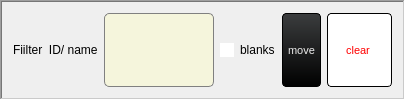
              <widget class="QFrame" name="frame_25">
               <property name="sizePolicy">
                <sizepolicy hsizetype="Preferred" vsizetype="Preferred">
                 <horstretch>0</horstretch>
                 <verstretch>0</verstretch>
                </sizepolicy>
               </property>
               <property name="styleSheet">
                <string notr="true"/>
               </property>
               <property name="frameShape">
                <enum>QFrame::WinPanel</enum>
               </property>
               <property name="frameShadow">
                <enum>QFrame::Sunken</enum>
               </property>
               <layout class="QHBoxLayout" name="horizontalLayout_7">
                <item>
                 <widget class="QLabel" name="label_48">
                  <property name="sizePolicy">
                   <sizepolicy hsizetype="Preferred" vsizetype="Preferred">
                    <horstretch>0</horstretch>
                    <verstretch>0</verstretch>
                   </sizepolicy>
                  </property>
                  <property name="minimumSize">
                   <size>
                    <width>0</width>
                    <height>0</height>
                   </size>
                  </property>
                  <property name="maximumSize">
                   <size>
                    <width>16777215</width>
                    <height>16777215</height>
                   </size>
                  </property>
                  <property name="text">
                   <string>Fiilter  ID/ name</string>
                  </property>
                 </widget>
                </item>
                <item>
                 <widget class="QLineEdit" name="filter_class_input">
                  <property name="sizePolicy">
                   <sizepolicy hsizetype="Preferred" vsizetype="Preferred">
                    <horstretch>0</horstretch>
                    <verstretch>0</verstretch>
                   </sizepolicy>
                  </property>
                  <property name="maximumSize">
                   <size>
                    <width>16777215</width>
                    <height>16777215</height>
                   </size>
                  </property>
                  <property name="styleSheet">
                   <string notr="true">QLineEdit {
    background-color: beige;
    border-radius: 5px;
    border: 1px solid grey;
    padding: 1px;
    color: black;
}

QLineEdit:hover {
    background-color: qlineargradient(spread:repeat, x1:1, y1:0, x2:1, y2:1, stop:0 orange, stop:1 red);
    color: black;
}</string>
                  </property>
                  <property name="clearButtonEnabled">
                   <bool>true</bool>
                  </property>
                 </widget>
                </item>
                <item>
                 <widget class="QCheckBox" name="filter_blanks_checkbox">
                  <property name="enabled">
                   <bool>true</bool>
                  </property>
                  <property name="sizePolicy">
                   <sizepolicy hsizetype="Preferred" vsizetype="Preferred">
                    <horstretch>0</horstretch>
                    <verstretch>0</verstretch>
                   </sizepolicy>
                  </property>
                  <property name="minimumSize">
                   <size>
                    <width>0</width>
                    <height>0</height>
                   </size>
                  </property>
                  <property name="maximumSize">
                   <size>
                    <width>16777215</width>
                    <height>16777215</height>
                   </size>
                  </property>
                  <property name="autoFillBackground">
                   <bool>false</bool>
                  </property>
                  <property name="styleSheet">
                   <string notr="true">QCheckBox {
    background-color: transparent;
    color: black;
    border: none;
    border-radius: 50%;
 
}

QCheckBox::indicator {
    background-color: white;
    color: black;
    border-radius: 50%;
}

QCheckBox::indicator:hover {
    background-color: orange;
}

QCheckBox::indicator:checked {
    background-color: #ff0800;
}</string>
                  </property>
                  <property name="text">
                   <string>blanks</string>
                  </property>
                  <property name="checked">
                   <bool>false</bool>
                  </property>
                 </widget>
                </item>
                <item>
                 <widget class="QPushButton" name="move_all_button">
                  <property name="sizePolicy">
                   <sizepolicy hsizetype="Preferred" vsizetype="Preferred">
                    <horstretch>0</horstretch>
                    <verstretch>0</verstretch>
                   </sizepolicy>
                  </property>
                  <property name="minimumSize">
                   <size>
                    <width>0</width>
                    <height>0</height>
                   </size>
                  </property>
                  <property name="styleSheet">
                   <string notr="true">QPushButton {
    background-color: qlineargradient(spread:repeat, x1:1, y1:0, x2:1, y2:1, stop:0 rgb(59, 61, 62), stop:1 rgb(0, 0, 0));
    color: rgb(238, 238, 238);
  	font-size: 8pt;

    border-style: solid;
    border-width: 1px;
    border-radius: 4px;
    border-color: rgb(0, 0, 0);
    padding: 5px;
}

QPushButton:flat {
    background-color: transparent;
    border: none;
    color: rgb(238, 238, 238);
}

QPushButton:disabled {
    background-color: #404040;
    color: #656565;
    border-color: rgb(0, 0, 0);
}

QPushButton:hover {
    background-color: rgba(236, 157, 0, 51);
    border: 1px solid rgb(236, 157, 0);
}

QPushButton:pressed {
    background-color: qlineargradient(spread:repeat, x1:1, y1:0, x2:1, y2:1, stop:0 rgb(28, 28, 32), stop:1 rgb(0, 0, 0));
    border: 1px solid rgb(236, 157, 0);
}

QPushButton:checked {
    background-color: qlineargradient(spread:repeat, x1:1, y1:0, x2:1, y2:1, stop:0 rgb(28, 28, 32), stop:1 rgb(0, 0, 0));
    border: 1px solid #222;
}</string>
                  </property>
                  <property name="text">
                   <string>move</string>
                  </property>
                 </widget>
                </item>
                <item>
                 <widget class="QPushButton" name="clear_all_button">
                  <property name="sizePolicy">
                   <sizepolicy hsizetype="Preferred" vsizetype="Preferred">
                    <horstretch>0</horstretch>
                    <verstretch>0</verstretch>
                   </sizepolicy>
                  </property>
                  <property name="minimumSize">
                   <size>
                    <width>65</width>
                    <height>0</height>
                   </size>
                  </property>
                  <property name="styleSheet">
                   <string notr="true">QPushButton {
    background-color: white;
    color: red;
    font-size: 8pt;
    min-width: 53px;
    border-style: solid;
    border-width: 1px;
    border-radius: 4px;
    border-color: rgb(0, 0, 0);
    padding: 5px;
}

QPushButton:hover {
    background-color: red;
    color: white;
}

QPushButton:pressed {
    background-color: red;
    border: 1px solid red;
}</string>
                  </property>
                  <property name="text">
                   <string>clear </string>
                  </property>
                 </widget>
                </item>
               </layout>
              </widget>
